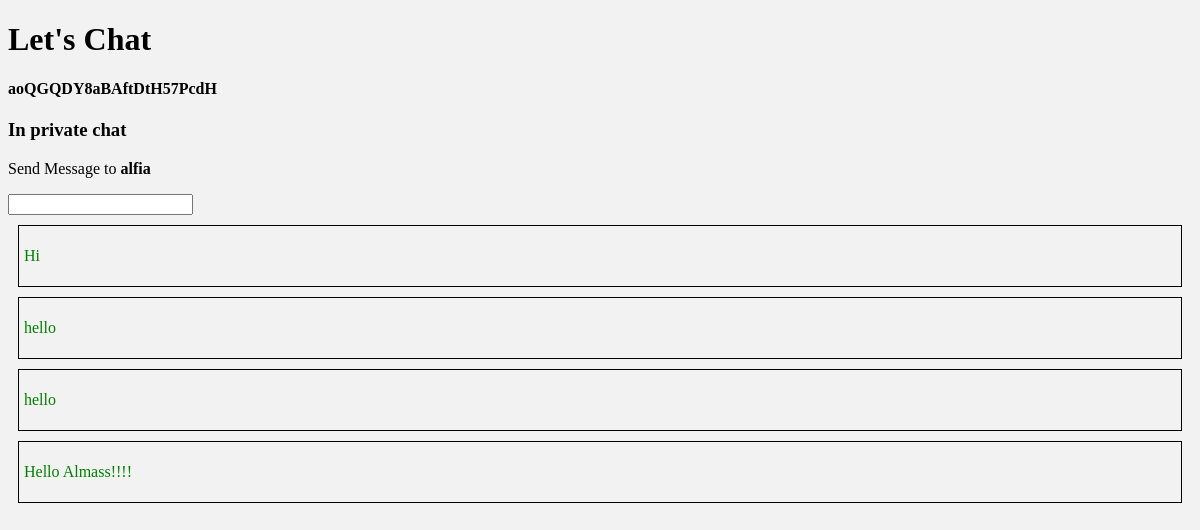
The app's page /chat/getchatroom/aoQGQDY8aBAftDtH57PcdH with its own data.
### chat/models.py (models this page shows, shortened)
class ChatRoom(models.Model):
    chatUuid = ShortUUIDField(primary_key = True)
    user1 = models.ForeignKey(User,null=True,default=None,related_name='user1', on_delete=models.CASCADE)
    user2 = models.ForeignKey(User,null=True,default=None, related_name='user2', on_delete=models.CASCADE)

class Message(models.Model):
    time = models.DateTimeField(auto_now=True)
    chatRoom =  models.ForeignKey('ChatRoom', on_delete=models.CASCADE)
    sender = models.ForeignKey(User,null=True,default=None, on_delete=models.CASCADE)
    message = models.CharField(max_length=225)

### chat/views.py (the view)
# urls.py: path('getchatroom/<str:chatUuid>',views.getChatRoom, name='get_chatroom'),
def getChatRoom(request,chatUuid):
    obj = ChatRoom.objects.get(chatUuid = chatUuid)
    if obj.user1 != request.user:
        recvr = obj.user1
    elif obj.user2 != request.user:
        recvr = obj.user2
    chats = Message.objects.filter(chatRoom_id = chatUuid)
    print("chats: ",chats)
    context = {
        'obj':obj,
        'personobj' : recvr,
        'chats':chats
    }
    return render(request,'chat/chat.html',context)

### chat/templates/chat/chat.html (shortened to what this page needs)
{% extends 'chat/lobby.html' %}
{% block content %}
  <h4>{{obj.chatUuid}}</h4>
  <h3>In private chat</h3>
    <p>Send Message to <b>{{personobj.username}}</b></p>
    <form action = "." method='post'id="form">
      <input type="text" name="message" />
    </form>
  <div id = "messages">
    {% for message in chats %}
       {% if message.sender.id == request.user.id %}
          <div class="sent">
            <p class="message">{{message.message}}</p>
          </div>
        {% else%}
          <div class="received">
            <p class="message">{{message.message}}</p>
          </div>
        {% endif %}
    {% endfor %}
  </div>
{% endblock %}

### chat/static/chat/styles.css (style rules this page uses)
body { background-color: #f2f2f2; }
.received { color:green; border:0.5px solid black; margin:10px; padding:5px; }

### records on screen
ChatRoom: chatUuid "aoQGQDY8aBAftDtH57PcdH"
Message: message "Hi"
Message: message "hello"
Message: message "hello"
Message: message "Hello Almass!!!!"

### other values on screen
{{ personobj.username }} "alfia"
